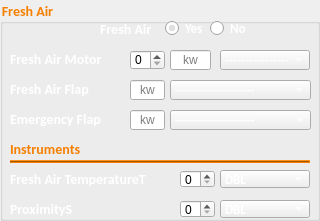
  <widget class="QGroupBox" name="freshair_gbox">
   <property name="geometry">
    <rect>
     <x>680</x>
     <y>450</y>
     <width>320</width>
     <height>221</height>
    </rect>
   </property>
   <property name="styleSheet">
    <string notr="true">QLabel{
	color: #ffffff;
    font-family: Calibri;
    font-weight: bold;
	font-size: 14px;
}
 QGroupBox{
	color: rgb(247, 127, 0);
    font-family: Calibri;
    font-weight: bold;
	font-size: 14px;
}


QRadioButton, QComboBox{
	color: #ffffff;
    font-family: Calibri;
    font-weight: bold;
	font-size: 13px;
}

QComboBox:disabled{
    font-family: Calibri;
    font-weight: bold;
	font-size: 13px;
    background-color: #151a1e;
    color: #151a1e;  
}
</string>
   </property>
   <property name="title">
    <string>Fresh Air</string>
   </property>
   <widget class="QRadioButton" name="freshair_radiobtn_yes">
    <property name="geometry">
     <rect>
      <x>165</x>
      <y>20</y>
      <width>38</width>
      <height>17</height>
     </rect>
    </property>
    <property name="text">
     <string>Yes</string>
    </property>
    <property name="checked">
     <bool>true</bool>
    </property>
    <attribute name="buttonGroup">
     <string notr="true">freshair_radiobtn</string>
    </attribute>
   </widget>
   <widget class="QLabel" name="label_48">
    <property name="geometry">
     <rect>
      <x>100</x>
      <y>20</y>
      <width>55</width>
      <height>17</height>
     </rect>
    </property>
    <property name="styleSheet">
     <string notr="true"/>
    </property>
    <property name="text">
     <string>Fresh Air</string>
    </property>
   </widget>
   <widget class="QRadioButton" name="freshair_radiobtn_no">
    <property name="geometry">
     <rect>
      <x>210</x>
      <y>20</y>
      <width>36</width>
      <height>17</height>
     </rect>
    </property>
    <property name="text">
     <string>No</string>
    </property>
    <property name="checked">
     <bool>false</bool>
    </property>
    <attribute name="buttonGroup">
     <string notr="true">freshair_radiobtn</string>
    </attribute>
   </widget>
   <widget class="QComboBox" name="freshair_motor_start_type">
    <property name="geometry">
     <rect>
      <x>220</x>
      <y>50</y>
      <width>90</width>
      <height>20</height>
     </rect>
    </property>
    <item>
     <property name="text">
      <string>--------------------</string>
     </property>
    </item>
    <item>
     <property name="text">
      <string>Delta/Star</string>
     </property>
    </item>
    <item>
     <property name="text">
      <string>VFD</string>
     </property>
    </item>
    <item>
     <property name="text">
      <string>Direct</string>
     </property>
    </item>
   </widget>
   <widget class="QLineEdit" name="freshair_motor_kw">
    <property name="geometry">
     <rect>
      <x>170</x>
      <y>50</y>
      <width>41</width>
      <height>20</height>
     </rect>
    </property>
    <property name="alignment">
     <set>Qt::AlignCenter</set>
    </property>
    <property name="placeholderText">
     <string>kw</string>
    </property>
   </widget>
   <widget class="QLabel" name="label_49">
    <property name="geometry">
     <rect>
      <x>10</x>
      <y>50</y>
      <width>96</width>
      <height>17</height>
     </rect>
    </property>
    <property name="styleSheet">
     <string notr="true"/>
    </property>
    <property name="text">
     <string>Fresh Air Motor</string>
    </property>
   </widget>
   <widget class="QSpinBox" name="freshair_motor_qty">
    <property name="geometry">
     <rect>
      <x>130</x>
      <y>50</y>
      <width>35</width>
      <height>20</height>
     </rect>
    </property>
    <property name="minimum">
     <number>0</number>
    </property>
    <property name="value">
     <number>0</number>
    </property>
    <property name="displayIntegerBase">
     <number>10</number>
    </property>
   </widget>
   <widget class="QLabel" name="label_50">
    <property name="geometry">
     <rect>
      <x>10</x>
      <y>110</y>
      <width>96</width>
      <height>17</height>
     </rect>
    </property>
    <property name="styleSheet">
     <string notr="true"/>
    </property>
    <property name="text">
     <string>Emergency Flap</string>
    </property>
   </widget>
   <widget class="QFrame" name="frame_6">
    <property name="geometry">
     <rect>
      <x>10</x>
      <y>160</y>
      <width>300</width>
      <height>3</height>
     </rect>
    </property>
    <property name="styleSheet">
     <string notr="true">QFrame {
    color: gray;
    background-color: rgb(247, 127, 0);
    max-height: 1px;
}
</string>
    </property>
    <property name="frameShape">
     <enum>QFrame::HLine</enum>
    </property>
    <property name="frameShadow">
     <enum>QFrame::Raised</enum>
    </property>
   </widget>
   <widget class="QLabel" name="label_51">
    <property name="geometry">
     <rect>
      <x>10</x>
      <y>140</y>
      <width>73</width>
      <height>17</height>
     </rect>
    </property>
    <property name="styleSheet">
     <string notr="true">color: rgb(247, 127, 0);</string>
    </property>
    <property name="text">
     <string>Instruments</string>
    </property>
   </widget>
   <widget class="QComboBox" name="freshair_tt_brand">
    <property name="geometry">
     <rect>
      <x>220</x>
      <y>170</y>
      <width>90</width>
      <height>18</height>
     </rect>
    </property>
    <item>
     <property name="text">
      <string>DBL</string>
     </property>
    </item>
    <item>
     <property name="text">
      <string>Danfoss</string>
     </property>
    </item>
   </widget>
   <widget class="QSpinBox" name="freshair_tt_qty">
    <property name="geometry">
     <rect>
      <x>180</x>
      <y>170</y>
      <width>35</width>
      <height>18</height>
     </rect>
    </property>
    <property name="minimum">
     <number>0</number>
    </property>
    <property name="value">
     <number>0</number>
    </property>
    <property name="displayIntegerBase">
     <number>10</number>
    </property>
   </widget>
   <widget class="QLabel" name="label_52">
    <property name="geometry">
     <rect>
      <x>10</x>
      <y>170</y>
      <width>140</width>
      <height>17</height>
     </rect>
    </property>
    <property name="styleSheet">
     <string notr="true"/>
    </property>
    <property name="text">
     <string>Fresh Air TemperatureT</string>
    </property>
   </widget>
   <widget class="QComboBox" name="freshair_zs_brand">
    <property name="geometry">
     <rect>
      <x>220</x>
      <y>200</y>
      <width>90</width>
      <height>18</height>
     </rect>
    </property>
    <item>
     <property name="text">
      <string>DBL</string>
     </property>
    </item>
    <item>
     <property name="text">
      <string>Danfoss</string>
     </property>
    </item>
   </widget>
   <widget class="QLabel" name="label_53">
    <property name="geometry">
     <rect>
      <x>10</x>
      <y>200</y>
      <width>66</width>
      <height>17</height>
     </rect>
    </property>
    <property name="styleSheet">
     <string notr="true"/>
    </property>
    <property name="text">
     <string>ProximityS</string>
    </property>
   </widget>
   <widget class="QSpinBox" name="freshair_zs_qty">
    <property name="geometry">
     <rect>
      <x>180</x>
      <y>200</y>
      <width>35</width>
      <height>18</height>
     </rect>
    </property>
    <property name="minimum">
     <number>0</number>
    </property>
    <property name="value">
     <number>0</number>
    </property>
    <property name="displayIntegerBase">
     <number>10</number>
    </property>
   </widget>
   <widget class="QComboBox" name="emergency_flap_model">
    <property name="geometry">
     <rect>
      <x>170</x>
      <y>110</y>
      <width>141</width>
      <height>20</height>
     </rect>
    </property>
    <item>
     <property name="text">
      <string>--------------------</string>
     </property>
    </item>
    <item>
     <property name="text">
      <string>Pneumatic</string>
     </property>
    </item>
    <item>
     <property name="text">
      <string>Motorized On/Off</string>
     </property>
    </item>
    <item>
     <property name="text">
      <string>Motorized Gradual </string>
     </property>
    </item>
   </widget>
   <widget class="QLineEdit" name="emergency_flap_kw">
    <property name="geometry">
     <rect>
      <x>130</x>
      <y>110</y>
      <width>35</width>
      <height>20</height>
     </rect>
    </property>
    <property name="alignment">
     <set>Qt::AlignCenter</set>
    </property>
    <property name="placeholderText">
     <string>kw</string>
    </property>
   </widget>
   <widget class="QLineEdit" name="freshair_flap_kw">
    <property name="geometry">
     <rect>
      <x>130</x>
      <y>80</y>
      <width>35</width>
      <height>20</height>
     </rect>
    </property>
    <property name="alignment">
     <set>Qt::AlignCenter</set>
    </property>
    <property name="placeholderText">
     <string>kw</string>
    </property>
   </widget>
   <widget class="QLabel" name="label_60">
    <property name="geometry">
     <rect>
      <x>10</x>
      <y>80</y>
      <width>82</width>
      <height>17</height>
     </rect>
    </property>
    <property name="styleSheet">
     <string notr="true"/>
    </property>
    <property name="text">
     <string>Fresh Air Flap</string>
    </property>
   </widget>
   <widget class="QComboBox" name="freshair_flap_model">
    <property name="geometry">
     <rect>
      <x>170</x>
      <y>80</y>
      <width>141</width>
      <height>20</height>
     </rect>
    </property>
    <item>
     <property name="text">
      <string>--------------------</string>
     </property>
    </item>
    <item>
     <property name="text">
      <string>Pneumatic</string>
     </property>
    </item>
    <item>
     <property name="text">
      <string>Motorized On/Off</string>
     </property>
    </item>
    <item>
     <property name="text">
      <string>Motorized Gradual </string>
     </property>
    </item>
   </widget>
  </widget>
